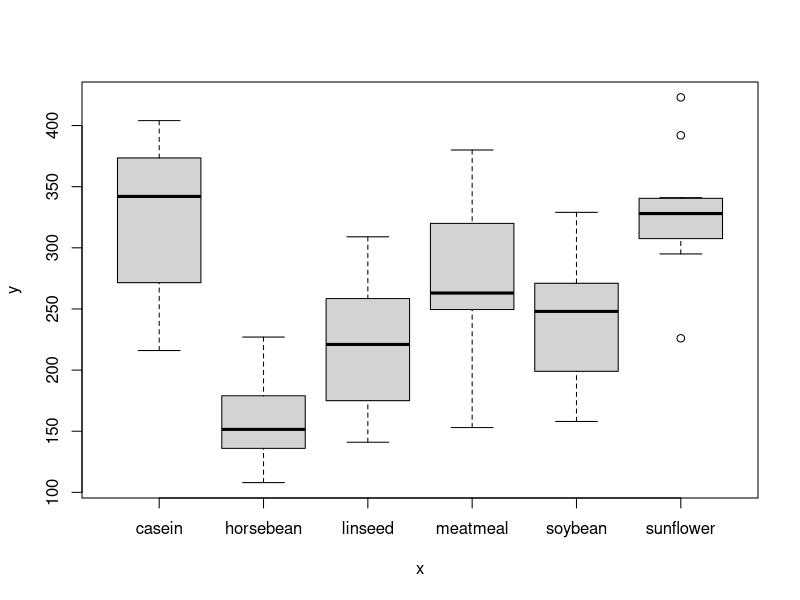
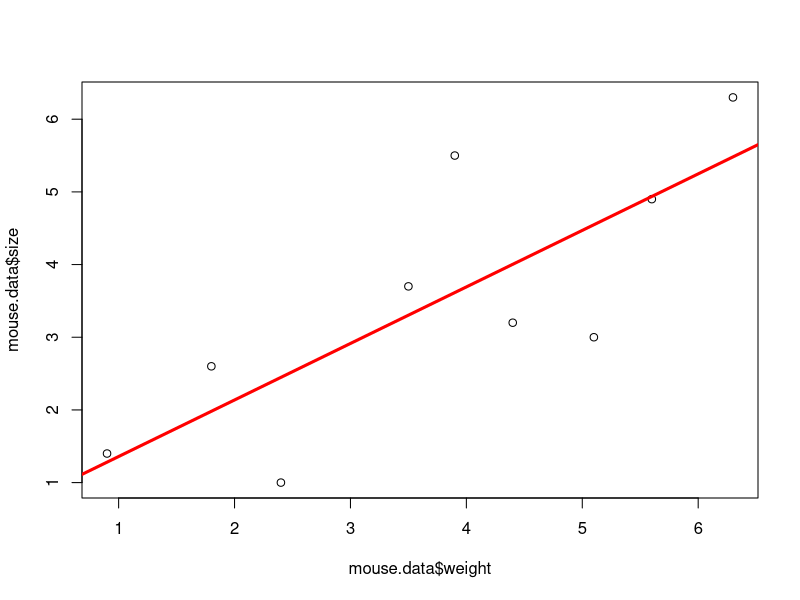
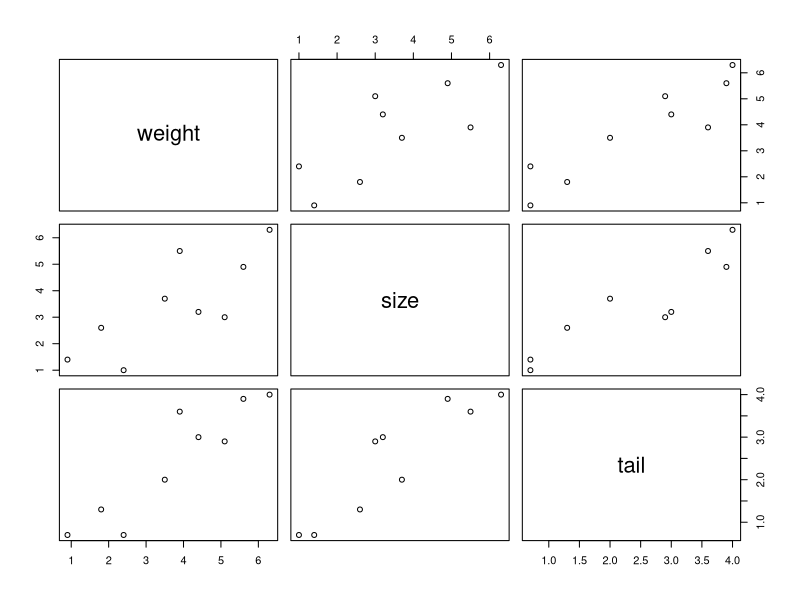

Source code (R) for these figures, in order:
data(chickwts)
plot(chickwts$feed, chickwts$weight)

mouse.data<- data.frame(weight=c(0.9,1.8,2.4,3.5,3.9,4.4,5.1,5.6,6.3),
                        size=c(1.4,2.6,1.0,3.7,5.5,3.2,3.0,4.9,6.3),
                        tail= c(0.7,1.3,0.7,2.0,3.6,3.0,2.9,3.9,4.0))
mouse.data

plot(mouse.data$weight, mouse.data$size)
 sample.regression <- lm(size~weight, data = mouse.data)
summary(sample.regression) 

abline(sample.regression, col="red", lwd=3)

# now multiple regression

plot(mouse.data)

multiple.regression <- lm(size ~ weight + tail, data = mouse.data)
summary(multiple.regression)
